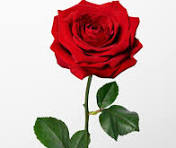
#> input picture exp_4/image.jpg, 176 x 148 px
$ python hist.py
#> lines starting #> are read from the running program, lines starting #| are printed output that depends on the picture
import cv2
import matplotlib.pyplot as plt

# -----------------------------
# Step 1: Read Image
# -----------------------------
image = cv2.imread('image.jpg')  # Replace with your image path
#> image is the input picture: shape (148, 176, 3); mean B, G, R 171, 174.3, 203.2

if image is None:
    print("Error: Image not found!")
else:
    print("Image loaded successfully")

    # -----------------------------
    # Step 2: Convert BGR → RGB (for display)
    # -----------------------------
    image_rgb = cv2.cvtColor(image, cv2.COLOR_BGR2RGB)

    # -----------------------------
    # Step 3: Convert to Grayscale
    # -----------------------------
    gray = cv2.cvtColor(image, cv2.COLOR_BGR2GRAY)
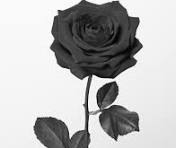
#> gray: shape (148, 176); min 0, max 255, mean 182.5

    # -----------------------------
    # Step 4: Histogram Equalization
    # -----------------------------
    equalized = cv2.equalizeHist(gray)
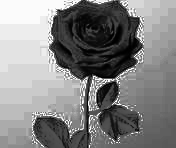
#> equalized: shape (148, 176); min 0, max 255, mean 130.9

    # -----------------------------
    # Step 5: Display Images
    # -----------------------------
    plt.figure(figsize=(12,6))

    plt.subplot(2,3,1)
    plt.imshow(image_rgb)
    plt.title("Original Image")
    plt.axis('off')

    plt.subplot(2,3,2)
    plt.imshow(gray, cmap='gray')
    plt.title("Grayscale Image")
    plt.axis('off')

    plt.subplot(2,3,3)
    plt.imshow(equalized, cmap='gray')
    plt.title("Equalized Image")
    plt.axis('off')

    # -----------------------------
    # Step 6: Plot Histograms
    # -----------------------------
    plt.subplot(2,3,5)
    plt.hist(gray.ravel(), bins=256)
    plt.title("Original Histogram")

    plt.subplot(2,3,6)
    plt.hist(equalized.ravel(), bins=256)
    plt.title("Equalized Histogram")

    plt.tight_layout()
    plt.show()
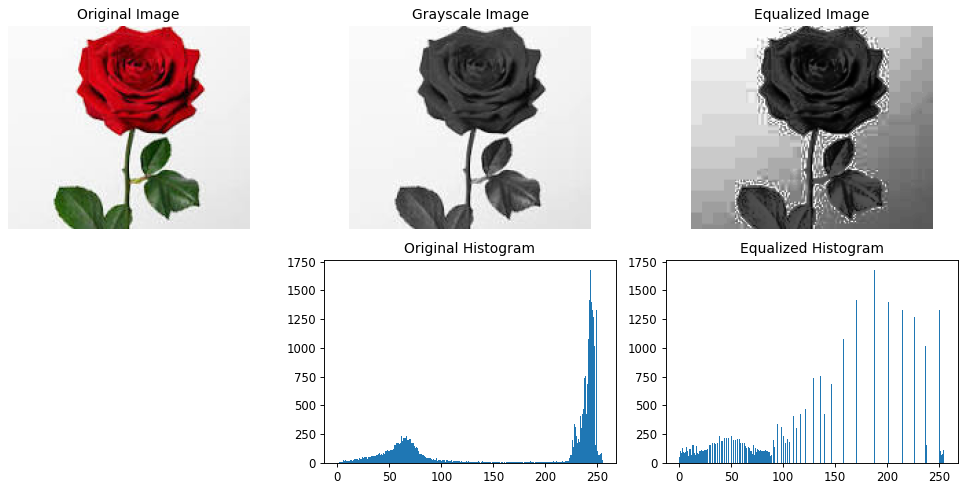
#> figure drawn by matplotlib, 5 panels; panel 4: tallest bar 1680 high, from x = 243 to 244; panel 5: tallest bar 1680 high, from x = 187.3 to 188.3

    # -----------------------------
    # Step 7: Save Images
    # -----------------------------
    plt.imsave('original_rgb.png', image_rgb)
    plt.imsave('grayscale.png', gray, cmap='gray')
    plt.imsave('equalized.png', equalized, cmap='gray')

    print("All images saved successfully")
